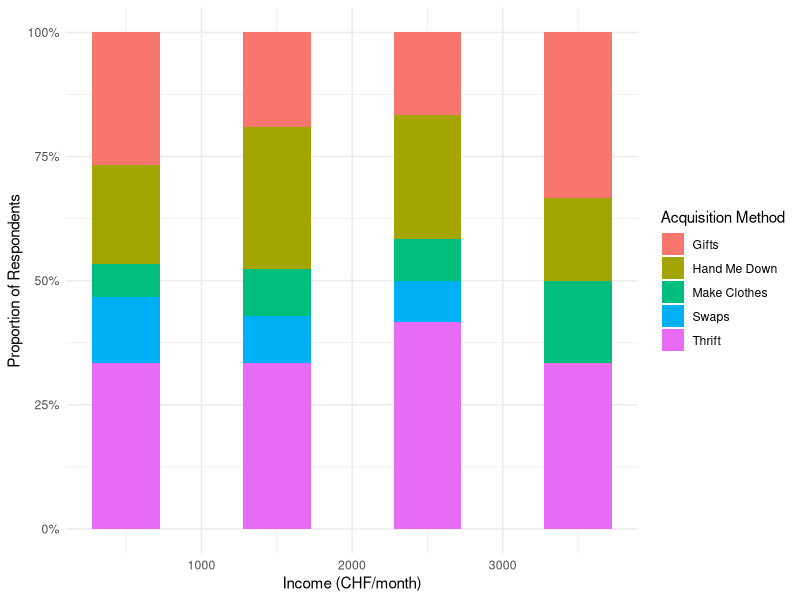

Write the R code that produced this figure.
## ---- chunk 1
library(tidyverse)
library(ggplot2)
library(ggthemes)

data <-  read_csv("data/processed/cloting_data_cleaned.csv")

# Reshape purchasing method columns
purchasing_long <- data |> 
  pivot_longer(cols = starts_with("get_"),
               names_to = "method",
               values_to = "response") |> 
  filter(response == "yes")

# Clean method labels
purchasing_long$method <- purchasing_long$method |> 
  str_replace("get_", "") |> 
  str_replace_all("_", " ") |> 
  str_to_title()

# Plot
ggplot(data = purchasing_long, 
       mapping = aes(x = income,
                     fill = method)) +
  geom_bar(position = "fill")+
  scale_y_continuous(labels = scales::percent) +
  labs(x = "Income (CHF/month)",
       y = "Proportion of Respondents",
       fill = "Acquisition Method")+
  theme_minimal()


  
## ---- chunk 2
# Create data frame with each disposal method and initialize percentage
disposal_habits_df <- data.frame(
  disposal_method = c("Donate", "Flea Market", "Family & Friends",
                      "Sell Online", "Recyling Bins", "Regular Trash", 
                      "Third Party Textile Recycling"),
  disposal_percentages = numeric(7)
)

# Calculate percentage of respondent's disposal habits and assign to correct place in data frame
disposal_habits_df[1, "disposal_percentages"] <- sum(data$disposal_thrift == "yes") / count(data) * 100
disposal_habits_df[2, "disposal_percentages"] <- sum(data$disposal_flea_market == "yes") / count(data) * 100
disposal_habits_df[3, "disposal_percentages"] <- sum(data$disposal_fam_friends == "yes") / count(data) * 100
disposal_habits_df[4, "disposal_percentages"] <- sum(data$disposal_sell_online == "yes") / count(data) * 100
disposal_habits_df[5, "disposal_percentages"] <- sum(data$disposal_recycling_bins == "yes") / count(data) * 100
disposal_habits_df[6, "disposal_percentages"] <- sum(data$disposal_trash == "yes") / count(data) * 100
disposal_habits_df[7, "disposal_percentages"] <- sum(data$disposal_textile_center == "yes") / count(data) * 100

## ---- chunk 3
# Create data frame with each purchasing method and initialize percentage
purchasing_habits_df <- data.frame(
  purchasing_method = c("Thrift", "Hand-me-downs", "Clothing Swaps",
                      "Gifts", "Make Clothing"),
  purchasing_percentages = numeric(5)
)

# Calculate percentage of respondent's purchasing habits and assign to correct place in data frame
purchasing_habits_df[1, "purchasing_percentages"] <- sum(data$get_thrift == "yes") / count(data) * 100
purchasing_habits_df[2, "purchasing_percentages"] <- sum(data$get_hand_me_down == "yes") / count(data) * 100
purchasing_habits_df[3, "purchasing_percentages"] <- sum(data$get_swaps == "yes") / count(data) * 100
purchasing_habits_df[4, "purchasing_percentages"] <- sum(data$get_gifts == "yes") / count(data) * 100
purchasing_habits_df[5, "purchasing_percentages"] <- sum(data$get_make_clothes == "yes") / count(data) * 100
## ---- chunk 4
# Calculate how many respondents purchase new clothes 
brand_sust_filtered <- data |> 
  filter(!is.na(brand_sust))

new_clothes_df <- data.frame(
  buyers_percentage = numeric(1),
  brand_sust_percentage = numeric(1))

new_clothes_df[1, "buyers_percentage"] <- sum(data$new_clothes == "yes") / count(data) * 100
new_clothes_df[1, "brand_sust_percentage"] <-  sum(brand_sust_filtered$brand_sust == "yes") / count(brand_sust_filtered) * 100
## ---- chunk 5
# Mean percentage of second hand clothing purchases
second_hand_purchases_percentage <- mean(data$second_hand)

data |> 
  count(motivation)

data |> 
  count(disposal)

data |> 
  count(disposal_reason)
## ---- chunk 6

